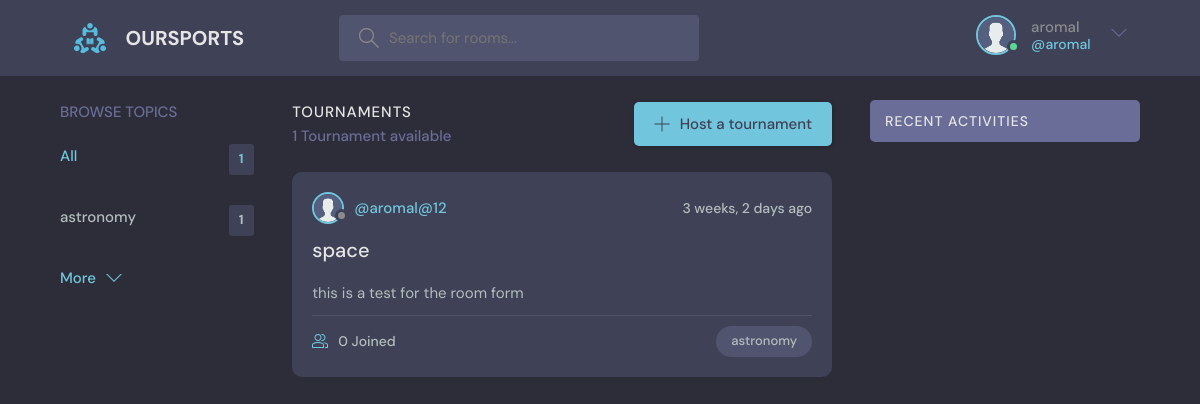
/ (signed in), run on the app's committed database.
### base/models.py (models this page shows, shortened)
class User(AbstractUser):
    name = models.CharField(max_length=200,null=True)
    email =models.EmailField(unique=True,null=True)
    bio =models.TextField(null=True)
    avatar =models.ImageField(null=True,default="avatar.svg")
    USERNAME_FIELD = 'username'
    REQUIRED_FIELDS = ['email']

class Topic(models.Model):
    name = models.CharField(max_length=200)

class Room(models.Model):
    host = models.ForeignKey(User,on_delete=models.SET_NULL,null=True)
    topic = models.ForeignKey(Topic,on_delete=models.SET_NULL,null=True)
    name = models.CharField(max_length=200)
    description = models.TextField(null=True,blank=True)
    participants = models.ManyToManyField(User,related_name='participants',blank=True)
    updated = models.DateTimeField(auto_now=True)
    created = models.DateTimeField(auto_now_add=True)
    class Meta:
        ordering = ['-updated', '-created']

### base/views.py (the view)
# urls.py: path('',views.home, name="home"),
def home(request):
    q = request.GET.get('q') if request.GET.get('q') != None else ''
    rooms =Room.objects.filter(
        Q(topic__name__icontains=q) |
        Q(name__icontains=q) |
        Q(description__icontains=q)
    )#searching via queries
    topics =Topic.objects.all()[0:5]
    room_count = rooms.count() #faster than len method given by python
    room_messages= Message.objects.filter(Q(room__topic__name__icontains=q))
    context ={'rooms': rooms,'topics':topics,'room_count' :room_count,'room_messages':room_messages}
    return render(request,'base/home.html',context)

### base/templates/base/home.html (shortened to what this page needs)
{% extends 'main.html' %}
{% block content %}
  <main class="layout layout--3">
      <div class="container">
        {% include 'base/topics_component.html' %}
        <div class="roomList">
          <div class="roomList__header">
            <div>
              <h2>Tournaments</h2>
              <p>{{room_count}} Tournament available</p>
            </div>
            <a class="btn btn--main" href="{% url 'create-room' %}">
              <svg version="1.1" xmlns="http://www.w3.org/2000/svg" width="32" height="32" viewBox="0 0 32 32">
                <title>add</title>
                <path
                  d="M16.943 0.943h-1.885v14.115h-14.115v1.885h14.115v14.115h1.885v-14.115h14.115v-1.885h-14.115v-14.115z"
                ></path>
              </svg>
              Host a tournament
            </a>
          </div>
        {% include 'base/feed_component.html' %}
        </div>
        {% include 'base/activity_component.html' %}
      </div>
    </main>
{% endblock content %}

### templates/navbar.html (shortened to what this page needs)
{% load static %}
<header class="header header--loggedIn">
    <div class="container">
      <a href="{% url 'home' %}" class="header__logo">
        <img src="{% static 'images/logo.svg' %}" />
        <h1>OURSPORTS</h1>
      </a>
      <form class="header__search" method="GET" action="{% url 'home' %}">
        <label>
          <input name="q" placeholder="Search for rooms..." />
        </label>
      </form>
      <nav class="header__menu">
        {% if request.user.is_authenticated %}
        <div class="header__user">
          <a href="{% url 'user-profile' user.id %}">
            <div class="avatar avatar--medium active">
              <img src="{{request.user.avatar.url}}" />
            </div>
            <p>{{request.user.username}}<span>@{{request.user.username}}</span></p>
          </a>
          <button class="dropdown-button">
            <svg version="1.1" xmlns="http://www.w3.org/2000/svg" width="32" height="32" viewBox="0 0 32 32">
              <title>chevron-down</title>
              <path d="M16 21l-13-13h-3l16 16 16-16h-3l-13 13z"></path>
            </svg>
          </button>
        </div>
        {% else %}
        <a href="{% url 'login' %} ">
          <img src="{% static 'images/avatar.svg' %}" />
          <p>Login</p>
        </a>
        {% endif %}
      </nav>
    </div>
  </header>

### base/templates/base/topics_component.html
<div class="topics">
    <div class="topics__header">
      <h2>Browse Topics</h2>
    </div>
    <ul class="topics__list">
      <li>
        <a href="{% url 'home' %}" class="active">All <span>{{topics.count}}</span></a>
      </li>
      {%  for topic in topics %}
      <li>
        <a href="{% url 'home' %}?q={{topic.name}}">{{topic.name}} <span>{{topic.room_set.all.count}}</span></a>
      </li>
      {% endfor %}
    </ul>
    <a class="btn btn--link" href="{% url 'topics' %}">
      More
      <svg version="1.1" xmlns="http://www.w3.org/2000/svg" width="32" height="32" viewBox="0 0 32 32">
        <title>chevron-down</title>
        <path d="M16 21l-13-13h-3l16 16 16-16h-3l-13 13z"></path>
      </svg>
    </a>
  </div>

### base/templates/base/feed_component.html (shortened to what this page needs)
{% for room in rooms %}
<div class="roomListRoom">
    <div class="roomListRoom__header">
      <a href="{% url 'user-profile' room.host.id %}" class="roomListRoom__author">
        <div class="avatar avatar--small">
          <img src="{{room.host.avatar.url}}" />
        </div>
        <span>@{{room.host.username}}</span>
      </a>
      <div class="roomListRoom__actions">
        <span>{{room.created|timesince}} ago</span>
      </div>
    </div>
    <div class="roomListRoom__content">
      <a href="{% url 'room' room.id %}">{{room.name}}</a>
      <div>
        <p>
          {{room.description}}
        </p>
      </div>
    </div>
    <div class="roomListRoom__meta">
      <a href="{% url 'room' room.id %}" class="roomListRoom__joined">
        {{room.participants.all.count}} Joined
      </a>
      <p class="roomListRoom__topic">{{room.topic.name}}</p>
    </div>
  </div>
  {% endfor %}

### data on the page
User: user.avatar (placeholder picture), user.username "aromal"
Topic: name "astronomy", room_set.all.count "1"
Room: host.avatar (placeholder picture), host.username "aromal@12", created "3 weeks, 2 days", name "space", description "this is a test for the room form", participants.all.count "0", topic.name "astronomy"

### other printed values
{{ topics.count }} "1"
{{ room_count }} "1"
